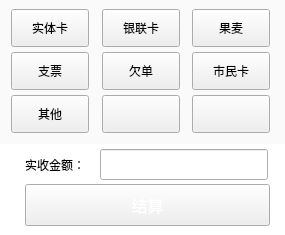
<?xml version="1.0" encoding="UTF-8"?>
<ui version="4.0">
 <class>VirtualPaysWidget</class>
 <widget class="QWidget" name="VirtualPaysWidget">
  <property name="geometry">
   <rect>
    <x>0</x>
    <y>0</y>
    <width>285</width>
    <height>235</height>
   </rect>
  </property>
  <property name="windowTitle">
   <string>Form</string>
  </property>
  <layout class="QVBoxLayout" name="verticalLayout">
   <property name="spacing">
    <number>0</number>
   </property>
   <property name="leftMargin">
    <number>0</number>
   </property>
   <property name="topMargin">
    <number>0</number>
   </property>
   <property name="rightMargin">
    <number>0</number>
   </property>
   <property name="bottomMargin">
    <number>0</number>
   </property>
   <item>
    <widget class="QWidget" name="virtualWidget" native="true">
     <property name="minimumSize">
      <size>
       <width>285</width>
       <height>144</height>
      </size>
     </property>
     <property name="maximumSize">
      <size>
       <width>16777215</width>
       <height>16777215</height>
      </size>
     </property>
     <property name="styleSheet">
      <string notr="true">QWidget#virtualWidget {
	background-color: rgb(250, 250, 250);
}</string>
     </property>
     <widget class="QPushButton" name="virtualPay_01">
      <property name="geometry">
       <rect>
        <x>11</x>
        <y>9</y>
        <width>78</width>
        <height>38</height>
       </rect>
      </property>
      <property name="minimumSize">
       <size>
        <width>78</width>
        <height>38</height>
       </size>
      </property>
      <property name="focusPolicy">
       <enum>Qt::NoFocus</enum>
      </property>
      <property name="text">
       <string>实体卡</string>
      </property>
     </widget>
     <widget class="QPushButton" name="virtualPay_02">
      <property name="geometry">
       <rect>
        <x>102</x>
        <y>9</y>
        <width>78</width>
        <height>38</height>
       </rect>
      </property>
      <property name="minimumSize">
       <size>
        <width>78</width>
        <height>38</height>
       </size>
      </property>
      <property name="focusPolicy">
       <enum>Qt::NoFocus</enum>
      </property>
      <property name="text">
       <string>银联卡</string>
      </property>
     </widget>
     <widget class="QPushButton" name="virtualPay_03">
      <property name="geometry">
       <rect>
        <x>192</x>
        <y>9</y>
        <width>78</width>
        <height>38</height>
       </rect>
      </property>
      <property name="minimumSize">
       <size>
        <width>78</width>
        <height>38</height>
       </size>
      </property>
      <property name="focusPolicy">
       <enum>Qt::NoFocus</enum>
      </property>
      <property name="text">
       <string>果麦</string>
      </property>
     </widget>
     <widget class="QPushButton" name="virtualPay_04">
      <property name="geometry">
       <rect>
        <x>11</x>
        <y>52</y>
        <width>78</width>
        <height>38</height>
       </rect>
      </property>
      <property name="minimumSize">
       <size>
        <width>78</width>
        <height>38</height>
       </size>
      </property>
      <property name="focusPolicy">
       <enum>Qt::NoFocus</enum>
      </property>
      <property name="text">
       <string>支票</string>
      </property>
     </widget>
     <widget class="QPushButton" name="virtualPay_05">
      <property name="geometry">
       <rect>
        <x>102</x>
        <y>52</y>
        <width>78</width>
        <height>38</height>
       </rect>
      </property>
      <property name="minimumSize">
       <size>
        <width>78</width>
        <height>38</height>
       </size>
      </property>
      <property name="focusPolicy">
       <enum>Qt::NoFocus</enum>
      </property>
      <property name="text">
       <string>欠单</string>
      </property>
     </widget>
     <widget class="QPushButton" name="virtualPay_06">
      <property name="geometry">
       <rect>
        <x>192</x>
        <y>52</y>
        <width>78</width>
        <height>38</height>
       </rect>
      </property>
      <property name="minimumSize">
       <size>
        <width>78</width>
        <height>38</height>
       </size>
      </property>
      <property name="focusPolicy">
       <enum>Qt::NoFocus</enum>
      </property>
      <property name="text">
       <string>市民卡</string>
      </property>
     </widget>
     <widget class="QPushButton" name="virtualPay_09">
      <property name="geometry">
       <rect>
        <x>192</x>
        <y>95</y>
        <width>78</width>
        <height>38</height>
       </rect>
      </property>
      <property name="minimumSize">
       <size>
        <width>78</width>
        <height>38</height>
       </size>
      </property>
      <property name="focusPolicy">
       <enum>Qt::NoFocus</enum>
      </property>
      <property name="text">
       <string/>
      </property>
     </widget>
     <widget class="QPushButton" name="virtualPay_08">
      <property name="geometry">
       <rect>
        <x>102</x>
        <y>95</y>
        <width>78</width>
        <height>38</height>
       </rect>
      </property>
      <property name="minimumSize">
       <size>
        <width>78</width>
        <height>38</height>
       </size>
      </property>
      <property name="focusPolicy">
       <enum>Qt::NoFocus</enum>
      </property>
      <property name="text">
       <string/>
      </property>
     </widget>
     <widget class="QPushButton" name="virtualPay_07">
      <property name="geometry">
       <rect>
        <x>11</x>
        <y>95</y>
        <width>78</width>
        <height>38</height>
       </rect>
      </property>
      <property name="minimumSize">
       <size>
        <width>78</width>
        <height>38</height>
       </size>
      </property>
      <property name="focusPolicy">
       <enum>Qt::NoFocus</enum>
      </property>
      <property name="text">
       <string>其他</string>
      </property>
     </widget>
    </widget>
   </item>
   <item>
    <widget class="QWidget" name="widget_2" native="true">
     <property name="minimumSize">
      <size>
       <width>285</width>
       <height>91</height>
      </size>
     </property>
     <property name="styleSheet">
      <string notr="true">QWidget#widget_2 { 
	background-color: rgb(255, 255, 255);
}</string>
     </property>
     <widget class="QLabel" name="factAmtVirtualLabel">
      <property name="geometry">
       <rect>
        <x>25</x>
        <y>5</y>
        <width>72</width>
        <height>31</height>
       </rect>
      </property>
      <property name="font">
       <font/>
      </property>
      <property name="styleSheet">
       <string notr="true">QLabel#factAmtJdLabel {
	font-size:14px;
	color: rgb(51, 51, 51);
}</string>
      </property>
      <property name="text">
       <string>实收金额：</string>
      </property>
     </widget>
     <widget class="QPushButton" name="confirmButton">
      <property name="geometry">
       <rect>
        <x>25</x>
        <y>40</y>
        <width>245</width>
        <height>42</height>
       </rect>
      </property>
      <property name="font">
       <font>
        <pointsize>-1</pointsize>
       </font>
      </property>
      <property name="focusPolicy">
       <enum>Qt::NoFocus</enum>
      </property>
      <property name="styleSheet">
       <string notr="true">QPushButton{
	color: rgb(255, 255, 255);
	font-size:16px;
	border-image: url(:/shareImages/sure_normal.png);
}

QPushButton:pressed {
	border-image: url(:/shareImages/sure_press.png);
}
</string>
      </property>
      <property name="text">
       <string>结算</string>
      </property>
     </widget>
     <widget class="QLineEdit" name="factAmtVirtualEdit">
      <property name="geometry">
       <rect>
        <x>100</x>
        <y>5</y>
        <width>168</width>
        <height>31</height>
       </rect>
      </property>
      <property name="font">
       <font>
        <pointsize>-1</pointsize>
       </font>
      </property>
      <property name="styleSheet">
       <string notr="true">font-size:14px;
color: rgb(102, 102, 102);
padding-left:10px;</string>
      </property>
     </widget>
    </widget>
   </item>
   <item>
    <spacer name="verticalSpacer">
     <property name="orientation">
      <enum>Qt::Vertical</enum>
     </property>
     <property name="sizeHint" stdset="0">
      <size>
       <width>20</width>
       <height>0</height>
      </size>
     </property>
    </spacer>
   </item>
  </layout>
 </widget>
 <resources/>
 <connections/>
</ui>
